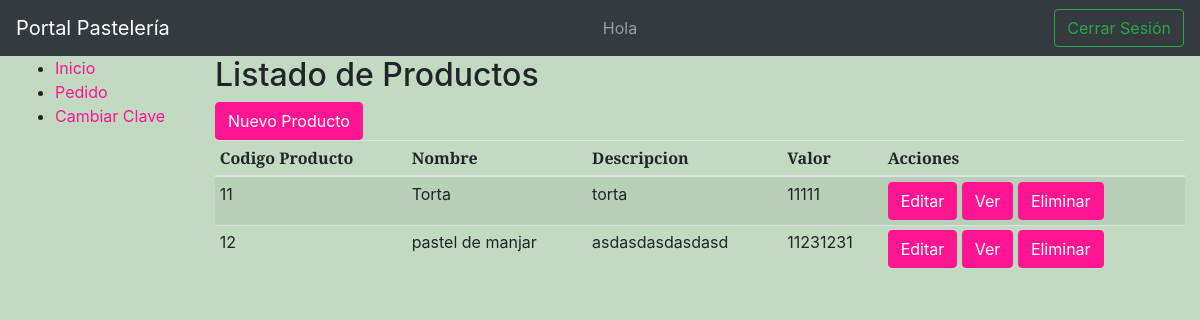
/portal/producto/, run on the app's committed database.
### sitio_web/models.py (models this page shows, shortened)
class Producto(models.Model):
    codigo_producto = models.AutoField(primary_key=True)
    nombre_producto = models.CharField(max_length=100)
    descripcion = models.CharField(max_length=1000)
    valor = models.IntegerField()

### sitio_web/views.py (the view)
# urls.py: path('portal/producto/', views.ProductoListView.as_view(),
class ProductoListView(generic.ListView):
    model = Producto
    paginate_by = 30

### sitio_web/templates/sitio_web/producto_list.html (shortened to what this page needs)
{% extends "base_crud.html" %}
{% block content%}
<h2>Listado de Productos</h2>
<a class="btn btn-primary" href="{% url 'producto_create' %}" role="button">Nuevo Producto</a>
<div class="table-responsive">
<table class="table table-striped table-sm">
    <thead>
    <tr>
        <th>Codigo Producto</th>
        <th>Nombre</th>
        <th>Descripcion</th>
        <th>Valor</th>
        <th>Acciones</th>
    </tr>
    </thead>
    <tbody>
    {% for producto in producto_list %}
    <tr>
        <td>{{producto.codigo_producto}}</td>
        <td>{{producto.nombre_producto}}</td>
        <td>{{producto.descripcion}}</td>
        <td>{{producto.valor}}</td>
        <td>
            <a class="btn btn-primary" href="{{producto.codigo_producto}}/update" role="button">Editar</a>
		    <a class="btn btn-primary" href="{{producto.codigo_producto}}" role="button">Ver</a>
			<a class="btn btn-primary" href="{{producto.codigo_producto}}/delete" role="button">Eliminar</a>
        </td>
    </tr>
    {% endfor %}
    </tbody>
</table>
</div>
{%endblock%}

### data on the page
Producto: codigo_producto "11", nombre_producto "Torta", descripcion "torta", valor "11111"
Producto: codigo_producto "12", nombre_producto "pastel de manjar", descripcion "asdasdasdasdasd", valor "11231231"
